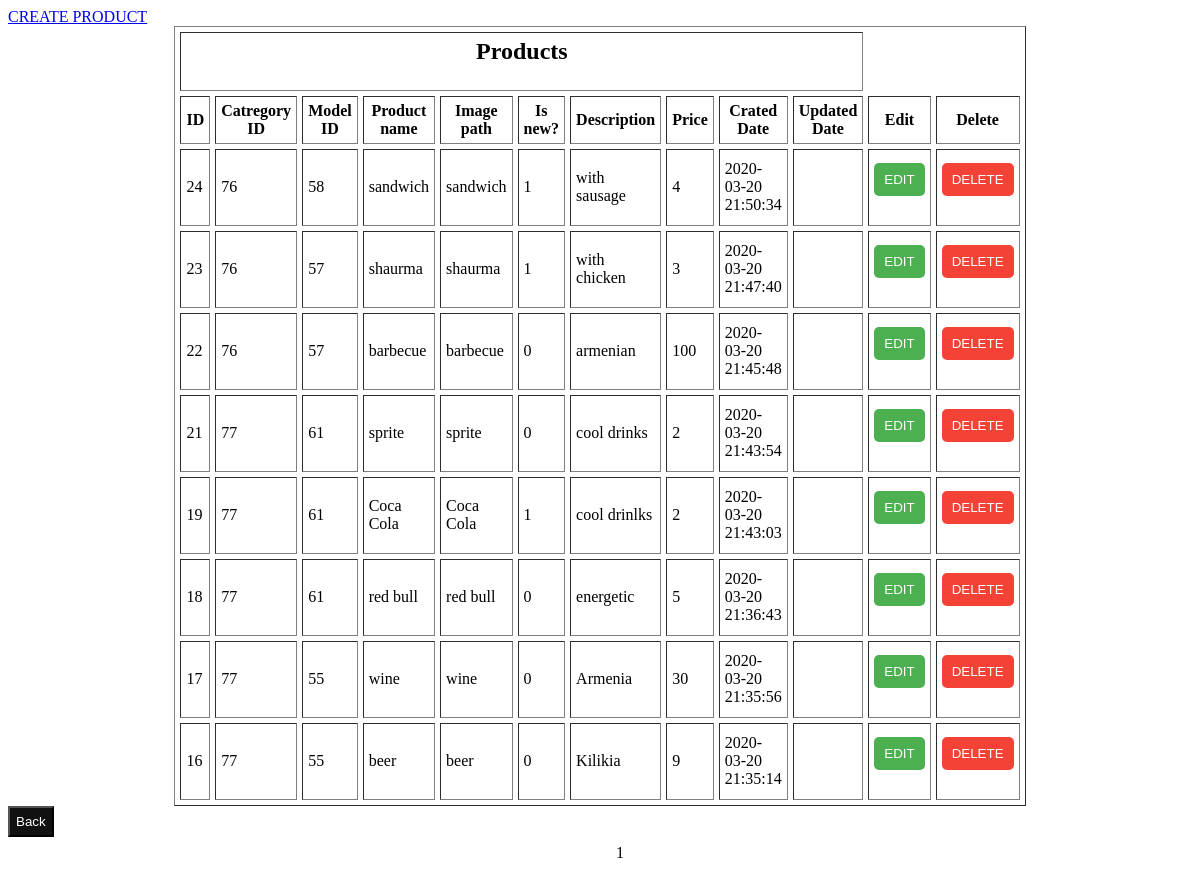
/products.php, run on the app's committed database.
### tables this page shows
CREATE TABLE `product` (
  `id` int(11) NOT NULL,
  `categoryID` int(11) DEFAULT NULL,
  `ModelID` int(11) DEFAULT NULL,
  `ProductName` varchar(30) DEFAULT NULL,
  `img_path` varchar(30) DEFAULT NULL,
  `IsNew` enum('0','1') DEFAULT NULL,
  `desc_info` varchar(255) DEFAULT NULL,
  `price` int(11) DEFAULT NULL,
  `ProdCratedDate` timestamp NOT NULL DEFAULT CURRENT_TIMESTAMP ON UPDATE CURRENT_TIMESTAMP,
  `ProdUpdatedDate` date DEFAULT NULL
);

### products.php (the view, shortened to what this page needs)
<?php
include "MainDBconnection.php";
$conn = mysqli_connect($servername, $username, $password, $dbname);
$results_per_page=10;
$sql = "SELECT * FROM product ORDER BY id DESC ";
$result = mysqli_query($conn, $sql);
$number_of_results = mysqli_num_rows($result);
$number_of_pages=ceil($number_of_results/$results_per_page);
if (!isset($_GET["page"])){
    $page=1;
}else{
    $page=$_GET["page"];
}
$this_page_first_result=($page-1)*$results_per_page;
$sql = "SELECT * FROM product ORDER BY id DESC LIMIT ". $this_page_first_result .','.$results_per_page;
$result = mysqli_query($conn, $sql);
?>
<a href="AddProduct.php">CREATE PRODUCT</a>
<table width='70%' border='1' cellpadding='5' cellspacing='5' align='center'>
    <tr>
        <th colspan='10'><h2>Products</h2></th>
    </tr>
    <t>
        <th>ID</th>
        <th>Catregory ID</th>
        <th>Model ID</th>
        <th>Product name</th>
        <th>Image path</th>
        <th>Is new?</th>
        <th>Description</th>
        <th>Price</th>
        <th>Crated Date</th>
        <th>Updated Date</th>
        <th>Edit</th>
        <th>Delete</th>
    </t>
    <?php while ($rows = mysqli_fetch_assoc($result)) { ?>
        <tr>
            <td><?php echo $rows["id"] ?></td>
            <td><?php echo $rows["categoryID"] ?></td>
            <td><?php echo $rows["ModelID"] ?></td>
            <td><?php echo $rows["ProductName"] ?></td>
            <td><?php echo $rows["img_path"] ?></td>
            <td><?php echo $rows["IsNew"] ?></td>
            <td><?php echo $rows["desc_info"] ?></td>
            <td><?php echo $rows["price"] ?></td>
            <td><?php echo $rows["ProdCratedDate"] ?></td>
            <td><?php echo $rows["ProdUpdatedDate"] ?></td>
            <td>
                <form action="EditProducts.php" method="GET">
                    <input type="submit" name="EditPbtn" value="EDIT" class="Edit">
                </form>
            </td>
            <td>
                <form action="categories.php" method="post">
                    <input type="submit" name="DelPbtn" value="DELETE" class="del">
                </form>
            </td>
        </tr>
        <?php
    }
    ?>
</table>
<form action="welcome.php" method="post">
    <input type="submit" value="Back" class="Back">
</form>
<?php
for($page=1;$page<=$number_of_pages;$page++){
    echo "<div class='pagination'><a href='products.php?page=".$page."'> $page </a></div>";
}
    ?>  <script>

### products.php (style rules this page uses)
.Back { background-color: #111; color: #fff; padding: 6px; cursor: pointer; }
.Edit { background-color: #4CAF50; color: white; padding: 9px 10px; margin: 8px 0; border: none; cursor: pointer; width: 100%; border-radius: 5px; text-decoration: none; }
.del { background-color: #f44336; color: white; padding: 9px 10px; margin: 8px 0; border: none; cursor: pointer; width: 100%; border-radius: 5px; }
.pagination { position: relative; }
.pagination a { color: black; float: left; padding: 8px 16px; text-decoration: none; transition: background-color .3s; position: inherit; left: 50%; transform: translate(0,-50%); }

### data on the page
product: id "24", categoryID "76", ModelID "58", ProductName "sandwich", img_path "sandwich", IsNew "1", desc_info "with sausage", price "4", ProdCratedDate "2020-03-20 21:50:34"
product: id "23", categoryID "76", ModelID "57", ProductName "shaurma", img_path "shaurma", IsNew "1", desc_info "with chicken", price "3", ProdCratedDate "2020-03-20 21:47:40"
product: id "22", categoryID "76", ModelID "57", ProductName "barbecue", img_path "barbecue", IsNew "0", desc_info "armenian", price "100", ProdCratedDate "2020-03-20 21:45:48"
product: id "21", categoryID "77", ModelID "61", ProductName "sprite", img_path "sprite", IsNew "0", desc_info "cool drinks", price "2", ProdCratedDate "2020-03-20 21:43:54"
product: id "19", categoryID "77", ModelID "61", ProductName "Coca Cola", img_path "Coca Cola", IsNew "1", desc_info "cool drinlks", price "2", ProdCratedDate "2020-03-20 21:43:03"
product: id "18", categoryID "77", ModelID "61", ProductName "red bull", img_path "red bull", IsNew "0", desc_info "energetic", price "5", ProdCratedDate "2020-03-20 21:36:43"
product: id "17", categoryID "77", ModelID "55", ProductName "wine", img_path "wine", IsNew "0", desc_info "Armenia", price "30", ProdCratedDate "2020-03-20 21:35:56"
product: id "16", categoryID "77", ModelID "55", ProductName "beer", img_path "beer", IsNew "0", desc_info "Kilikia", price "9", ProdCratedDate "2020-03-20 21:35:14"
